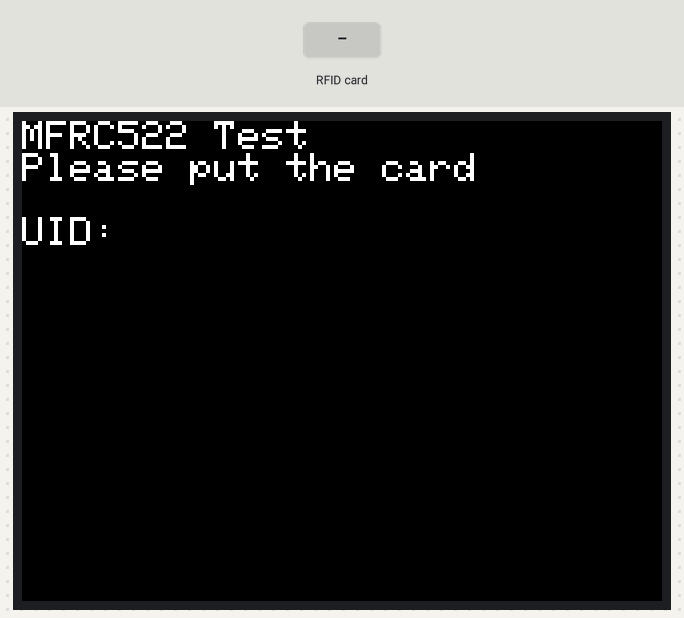
This sketch was run on a simulated ESP32. On the bench: 320×240 colour display. The inputs (shaded band) are chosen by the test bench.

Above: at 1.4 s.
1.5 s: RFID card 5E 7A 19 C4 held to the reader
At 3.0 s:
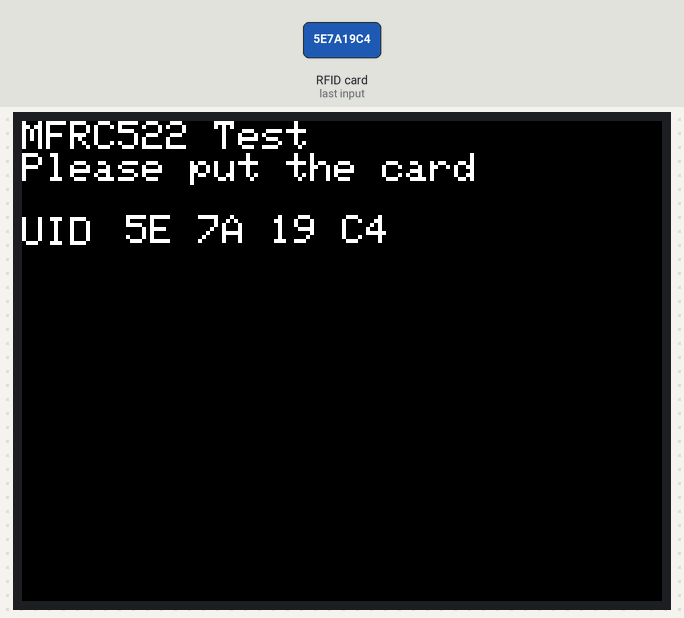
Timing chart, 0 to 4.5 s (numbered marks = the images above; inputs shaded):
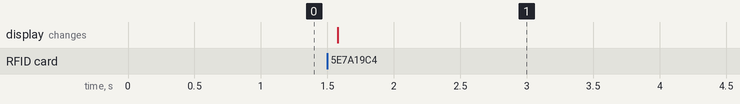

The sketch:

RFID_RC522.ino
```cpp
// (licence header left out)
#include <M5Core2.h>
#include "MFRC522_I2C.h"

MFRC522_I2C mfrc522(0x28);  // Create MFRC522 instance.  创建MFRC522实例

void setup() {
    M5.begin();             // Init M5Core2.  初始化M5Core2
    M5.lcd.setTextSize(2);  // Set the text size to 2.  设置文字大小为2
    M5.Lcd.println("MFRC522 Test");
    Wire.begin();  // Wire init, adding the I2C bus.  Wire初始化, 加入i2c总线

    mfrc522.PCD_Init();  // Init MFRC522.  初始化 MFRC522
    M5.Lcd.println("Please put the card\n\nUID:");
}

void loop() {
    M5.Lcd.setCursor(40, 47);
    if (!mfrc522.PICC_IsNewCardPresent() ||
        !mfrc522.PICC_ReadCardSerial()) {  // 如果没有读取到新的卡片
        delay(200);
        return;
    }
    M5.Lcd.fillRect(42, 47, 320, 20, BLACK);
    for (byte i = 0; i < mfrc522.uid.size; i++) {
        M5.Lcd.print(mfrc522.uid.uidByte[i] < 0x10 ? " 0" : " ");
        M5.Lcd.print(mfrc522.uid.uidByte[i], HEX);
    }
    M5.Lcd.println("");
}
```

Measured:
- after the input at 1.5 s, the display: changes after 0.08 s (image 1)
